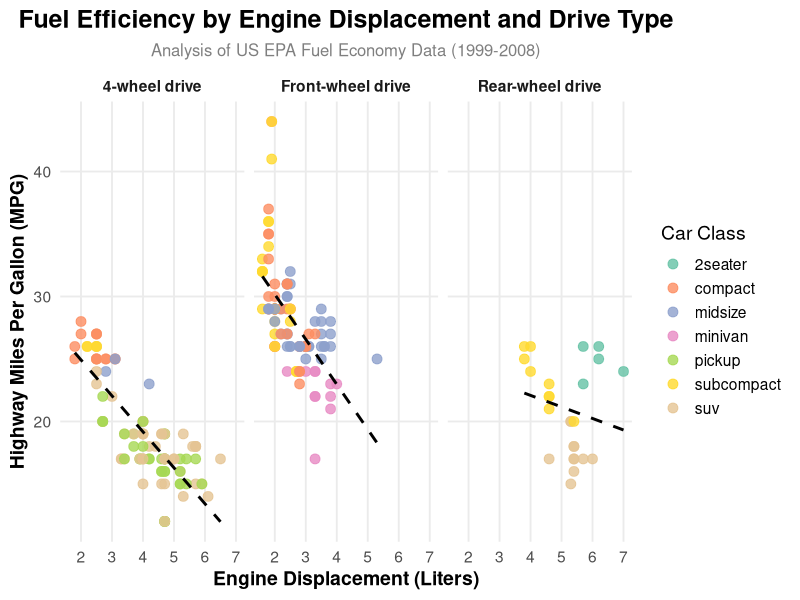

Write R code to recreate this figure.
## ---- chunk 1
suppressPackageStartupMessages(library(tidyverse))
## ---- chunk 2
# Create the beautiful graphic
ggplot(mpg, aes(x = displ, y = hwy, color = class)) +
  geom_point(alpha = 0.8, size = 3) + # Add points, make them slightly transparent and larger
  geom_smooth(method = "lm", se = FALSE, color = "black", linetype = "dashed") + # Add a linear model trend line
  facet_wrap(
    ~drv,
    labeller = as_labeller(c(
      "4" = "4-wheel drive",
      "f" = "Front-wheel drive",
      "r" = "Rear-wheel drive"
    ))
  ) + # Separate by drive type
  labs(
    title = "Fuel Efficiency by Engine Displacement and Drive Type",
    subtitle = "Analysis of US EPA Fuel Economy Data (1999-2008)",
    x = "Engine Displacement (Liters)",
    y = "Highway Miles Per Gallon (MPG)",
    color = "Car Class"
  ) +
  scale_color_brewer(palette = "Set2") + # Use a pleasant color palette
  theme_minimal(base_size = 14) + # Use a clean, minimal theme with a slightly larger base font
  theme(
    plot.title = element_text(hjust = 0.5, face = "bold", size = 18), # Center and bold title
    plot.subtitle = element_text(hjust = 0.5, size = 12, color = "gray50"), # Center subtitle
    axis.title = element_text(face = "bold"), # Bold axis titles
    legend.position = "right", # Position legend
    panel.grid.minor = element_blank(), # Remove minor grid lines
    strip.text = element_text(face = "bold") # Bold facet labels
  )
